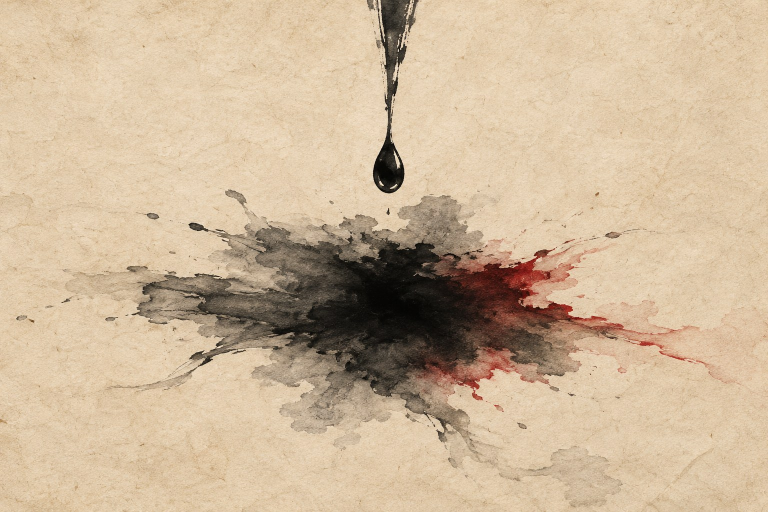
#> input picture unity/BloodRain/Assets/Art/Cutscenes/sb_intro_01.jpg, 1536 x 1024 px (shown at 1/2 size)
$ python -i postprocess_art.py   (imports and definitions only)
#> lines starting #> are read from the running program, lines starting #| are printed output that depends on the picture
#> further down, picture is the input picture: PIL image 1536x1024 RGB; mean R, G, B 204.5, 182.3, 154.2
"""받은 이미지를 게임용으로 다듬어 Unity Assets/Art 로 옮긴다.

art_queue/queue.jsonl 에서 status 가 picked 인 줄을 찾아, save_as 경로의 원본을
  1) 단색 배경(#F2EBDD) 제거 (스프라이트·아이콘만)
  2) 여백 자르고 정사각 패딩
  3) 규격 크기로 줄이기
  4) 바닥 타일은 좌우·위아래 이음새를 크로스페이드로 지움
한 뒤 unity/BloodRain/Assets/Art/<종류>/ 에 저장하고 status 를 imported 로 바꾼다.

쓰는 법 (저장소 루트에서):  python tools/postprocess_art.py [--dry-run] [--only <id>]
필요: pip install pillow
"""
from __future__ import annotations

import argparse
import json
import sys
from pathlib import Path

from PIL import Image, ImageFilter

ROOT = Path(__file__).resolve().parent.parent
QUEUE = ROOT / "art_queue" / "queue.jsonl"
ART = ROOT / "unity" / "BloodRain" / "Assets" / "Art"

BG = (0xF2, 0xEB, 0xDD)

# 종류 → (출력 폴더, 출력 크기(긴 변), 배경 제거 여부)
KINDS = {
    "character": ("Characters", 256, True),
    "character_sheet": ("Characters/Sheets", 1024, False),
    "enemy": ("Enemies", 128, True),
    "elite": ("Enemies", 256, True),
    "boss": ("Bosses", 512, True),
    "icon": ("Icons", 128, False),
    "tile": ("Tiles", 512, False),
    "storyboard": ("Cutscenes", 1536, False),
    "map": ("Map", 2560, False),
    "portrait": ("Portraits", 1024, True),
    "card": ("Cards", 1536, False),
    "background": ("Backgrounds", 1536, False),
    "props": ("Props", 2048, True),
}


# [28 lines left out: functions remove_bg, trim_and_square, not called in this run]


def make_seamless(img: Image.Image, band_ratio: float = 0.0625) -> Image.Image:
    """오른쪽 띠를 왼쪽에, 아래 띠를 위에 크로스페이드로 겹쳐 이음새를 없앤다(PlanetRacer A-01 방식)."""
#> called with band_ratio = 0.0625
    img = img.convert("RGB")
    w, h = img.size
#> w = 1536; h = 1024
    band = max(8, int(w * band_ratio))
#> band = 96
    out = img.crop((0, 0, w - band, h))
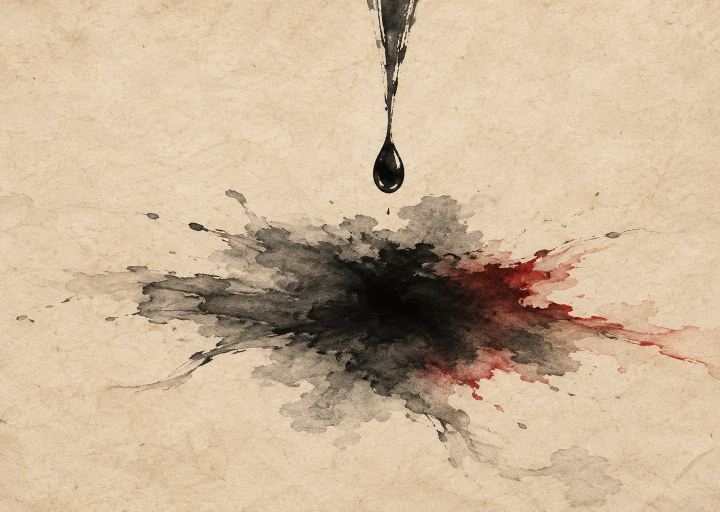
#> out: PIL image 1440x1024 RGB (shown at 1/2 size); mean R, G, B 203.2, 181.2, 153.3
    right = img.crop((w - band, 0, w, h))
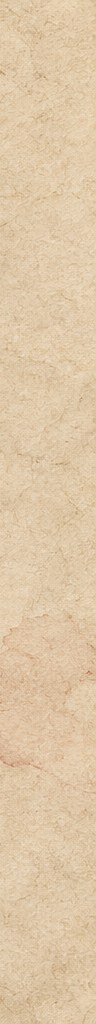
#> right: PIL image 96x1024 RGB; mean R, G, B 222.8, 198.9, 167.3
    for i in range(band):
        a = i / band
        col_l = out.crop((i, 0, i + 1, h))
        col_r = right.crop((i, 0, i + 1, h))
        out.paste(Image.blend(col_r, col_l, a), (i, 0))
    img = out
    w, h = img.size
#> w = 1440
    band = max(8, int(h * band_ratio))
#> band = 64
    out = img.crop((0, 0, w, h - band))
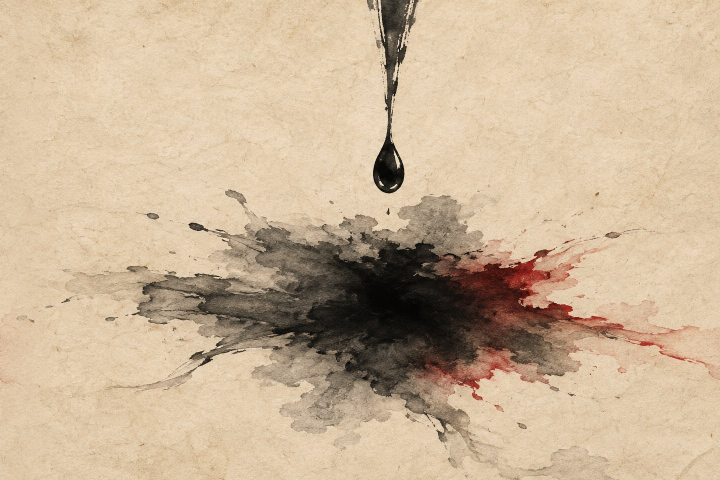
#> out: PIL image 1440x960 RGB (shown at 1/2 size); mean R, G, B 202, 180, 152.4
    bottom = img.crop((0, h - band, w, h))
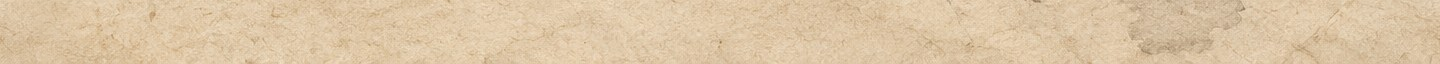
#> bottom: PIL image 1440x64 RGB; mean R, G, B 220.5, 197.4, 165.6
    for i in range(band):
        a = i / band
        row_t = out.crop((0, i, w, i + 1))
        row_b = bottom.crop((0, i, w, i + 1))
        out.paste(Image.blend(row_b, row_t, a), (0, i))
    return out


# [50 lines left out: functions process, main, not called in this run]


# [2 lines not run here, left out]

>>> from PIL import Image
>>> picture = Image.open('../unity/BloodRain/Assets/Art/Cutscenes/sb_intro_01.jpg')
>>> result = make_seamless(picture)

$ run again, on unity/BloodRain/Assets/Art/Cutscenes/sb_intro_04.jpg
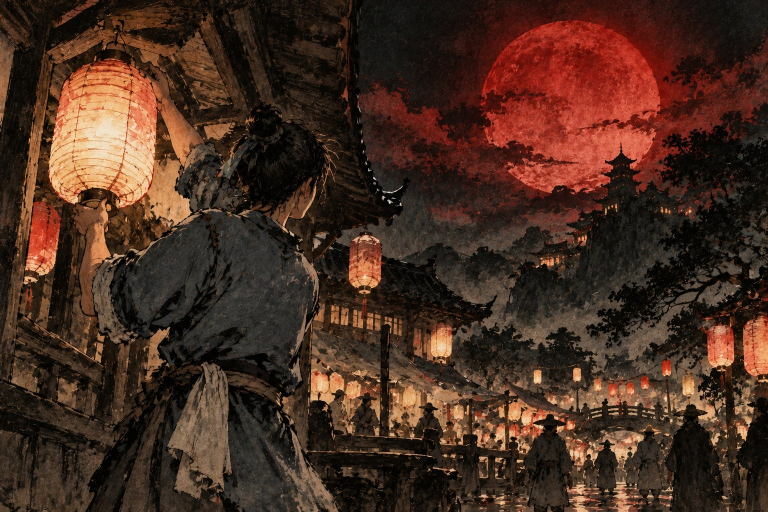
#> input picture unity/BloodRain/Assets/Art/Cutscenes/sb_intro_04.jpg, 1536 x 1024 px (shown at 1/2 size)
#> picture is the input picture: PIL image 1536x1024 RGB; mean R, G, B 72.2, 46, 33.2
#> after the loop in make_seamless, `for i in range(band):`:
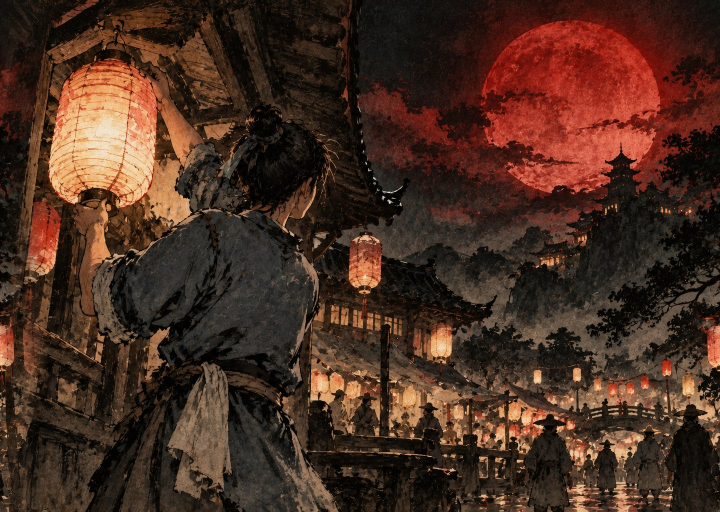
#> out: PIL image 1440x1024 RGB (shown at 1/2 size); mean R, G, B 73.1, 46.5, 33.6
#> in make_seamless, `bottom = img.crop((0, h - band, w, h))`:
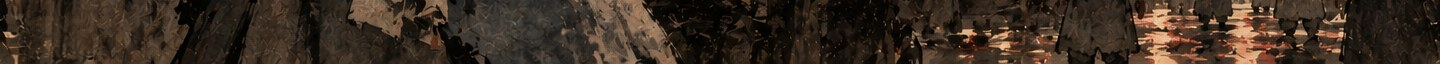
#> bottom: PIL image 1440x64 RGB; mean R, G, B 58.8, 45.2, 33.9

$ run again, on unity/BloodRain/Assets/Art/Cutscenes/sb_intro_05.jpg
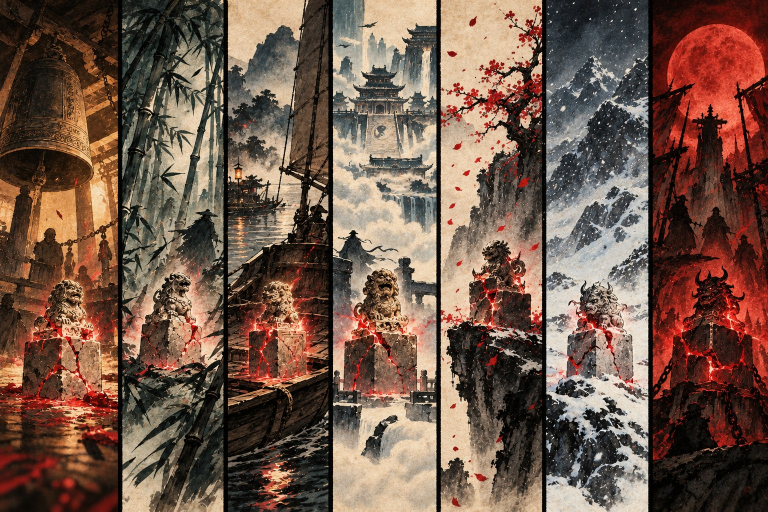
#> input picture unity/BloodRain/Assets/Art/Cutscenes/sb_intro_05.jpg, 1536 x 1024 px (shown at 1/2 size)
#> picture is the input picture: PIL image 1536x1024 RGB; mean R, G, B 113.6, 87.6, 73.6
#> after the loop in make_seamless, `for i in range(band):`:
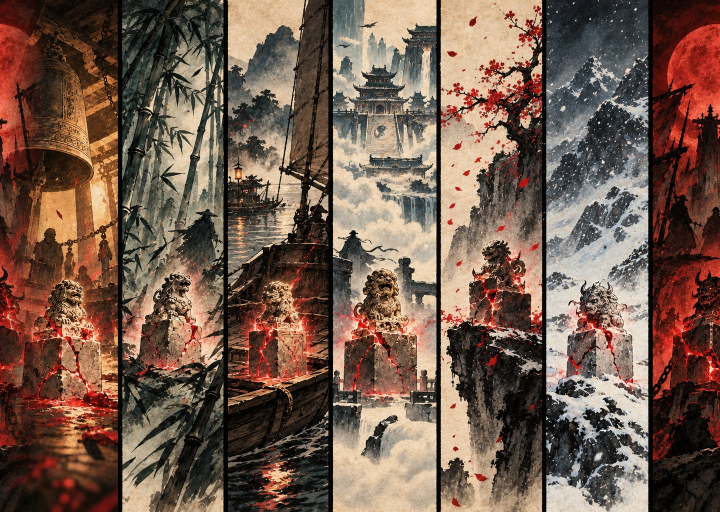
#> out: PIL image 1440x1024 RGB (shown at 1/2 size); mean R, G, B 115.3, 90.7, 76.8
#> after the loop in make_seamless, `for i in range(band):`:
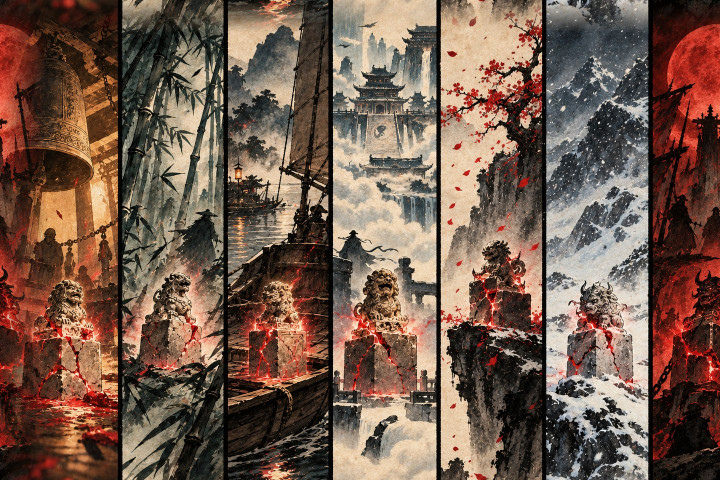
#> out: PIL image 1440x960 RGB (shown at 1/2 size); mean R, G, B 115.5, 90.4, 76.5
